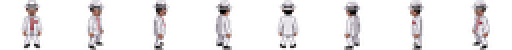
#> input picture client/characters/boss_atlas.png, 256 x 25 px, shrunk from 2048 x 200 before the run, given in place of r32_rear.png, which was not available (shown 2 times larger)
$ python stitch_prop_r32_atlas.py
#> lines starting #> are read from the running program, lines starting #| are printed output that depends on the picture; pictures that were not available may be replaced by others from this repository, and a replacement may not be noted
#!/usr/bin/env python3
"""Build 8×1 prop atlas (S,SE,E,NE,N,NW,W,SW) from existing R32 PNGs for billboard columns."""
from __future__ import annotations

import sys
from pathlib import Path

try:
    from PIL import Image
except ImportError:
    print("Requires Pillow", file=sys.stderr)
    sys.exit(1)

ROOT = Path(__file__).resolve().parents[1]
SIDE = ROOT / "client/level_textures/tokyo_props/r32_side.png"
FRONT = ROOT / "client/level_textures/tokyo_props/r32_front.png"
REAR = ROOT / "client/level_textures/tokyo_props/r32_rear.png"
OUT = ROOT / "client/characters/prop_r32_atlas.png"

# Column order matches push_char_sprite_quad: S, SE, E, NE, N, NW, W, SW
ORDER = [
    ("rear", REAR),
    ("side", SIDE),
    ("side", SIDE),
    ("side", SIDE),
    ("front", FRONT),
    ("side_mir", SIDE),
    ("side_mir", SIDE),
    ("side_mir", SIDE),
]


def fit_cell(img: Image.Image, cw: int, ch: int, mirror: bool) -> Image.Image:
    im = img.transpose(Image.FLIP_LEFT_RIGHT) if mirror else img
    im = im.convert("RGBA")
    w, h = im.size
    scale = min(cw / w, ch / h)
    nw = max(1, int(w * scale))
    nh = max(1, int(h * scale))
    im = im.resize((nw, nh), Image.Resampling.NEAREST)
    cell = Image.new("RGBA", (cw, ch), (0, 0, 0, 0))
    ox = (cw - nw) // 2
    oy = (ch - nh) // 2
    cell.paste(im, (ox, oy), im)
    return cell


def main() -> None:
    imgs = [Image.open(p) for _, p in ORDER]
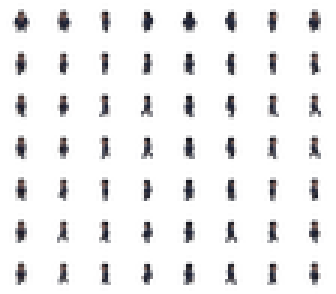
#> input picture client/characters/boss_v3_atlas.png, 112 x 98 px, shrunk from 896 x 784 before the run, given in place of r32_side.png, which was not available (shown 3 times larger)
#> imgs = 8 items
    target_h = max(im.height for im in imgs)
#> target_h = 98
    target_h = max(target_h, 96)
    cell_w = max(int(im.width * target_h / max(im.height, 1)) for im in imgs)
#> cell_w = 1003
    cell_w = max(cell_w, 64)
    cw = cell_w
#> cw = 1003
    ch = target_h
#> ch = 98
    row: list[Image.Image] = []
    for (kind, _), im_src in zip(ORDER, imgs):
        mirror = kind == "side_mir"
        row.append(fit_cell(im_src, cw, ch, mirror))
#> this loop made 8 passes
#> (kind, mirror, w in fit_cell, h in fit_cell, scale in fit_cell, nw in fit_cell, nh in fit_cell, ox in fit_cell) on passes 1 to 8: ('rear', False, 256, 25, 3.92, 1003, 97, 0), ('side', False, 112, 98, 1, 112, 98, 445), ('side', False, 112, 98, 1, 112, 98, 445), ('side', False, 112, 98, 1, 112, 98, 445), ('front', False, 112, 98, 1, 112, 98, 445), ('side_mir', True, 112, 98, 1, 112, 98, 445), ('side_mir', True, 112, 98, 1, 112, 98, 445), ('side_mir', True, 112, 98, 1, 112, 98, 445)
#> pass 1, in fit_cell, `im = im.resize((nw, nh), Image.Resampling.NEAREST)`:
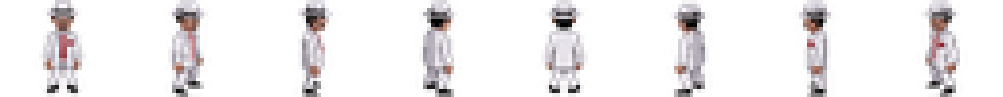
#> im: PIL image 1003x97 RGBA; mean R, G, B, A 46.3, 42, 43.6, 42.8; transparent parts drawn white
#> after the loop, row = 8 items
    atlas = Image.new("RGBA", (cw * 8, ch), (0, 0, 0, 0))
#> atlas: PIL image 8024x98 RGBA; every value is 0
    for i, cell in enumerate(row):
        atlas.paste(cell, (i * cw, 0))
#> this loop made 8 passes
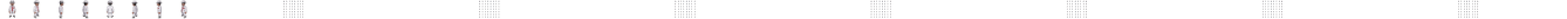
#> atlas: PIL image 8024x98 RGBA (shown at 1/6 size); mean R, G, B, A 3.7, 3.4, 3.6, 6.2; transparent parts drawn white
    OUT.parent.mkdir(parents=True, exist_ok=True)
    atlas.save(OUT, "PNG")
    print(f"Wrote {atlas.size[0]}x{atlas.size[1]} -> {OUT}")
#| Wrote 8024x98 -> client/characters/prop_r32_atlas.png


if __name__ == "__main__":
    main()
